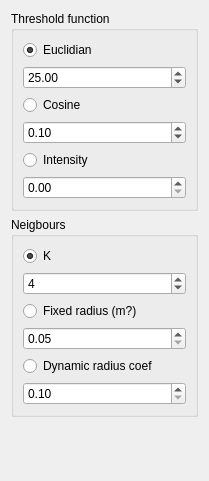
<?xml version="1.0" encoding="UTF-8"?>
<ui version="4.0">
 <class>Settings</class>
 <widget class="QWidget" name="Settings">
  <property name="geometry">
   <rect>
    <x>0</x>
    <y>0</y>
    <width>209</width>
    <height>481</height>
   </rect>
  </property>
  <property name="windowTitle">
   <string>Form</string>
  </property>
  <layout class="QVBoxLayout" name="verticalLayout">
   <item>
    <widget class="QGroupBox" name="threshBox">
     <property name="minimumSize">
      <size>
       <width>0</width>
       <height>0</height>
      </size>
     </property>
     <property name="title">
      <string>Threshold function</string>
     </property>
     <layout class="QVBoxLayout" name="verticalLayout_2">
      <item>
       <widget class="QRadioButton" name="euclidianRad">
        <property name="text">
         <string>Euclidian</string>
        </property>
        <property name="checked">
         <bool>true</bool>
        </property>
       </widget>
      </item>
      <item>
       <widget class="QDoubleSpinBox" name="euclidian">
        <property name="minimum">
         <double>1.000000000000000</double>
        </property>
        <property name="maximum">
         <double>200.000000000000000</double>
        </property>
        <property name="singleStep">
         <double>1.000000000000000</double>
        </property>
        <property name="value">
         <double>25.000000000000000</double>
        </property>
       </widget>
      </item>
      <item>
       <widget class="QRadioButton" name="cosineRad">
        <property name="text">
         <string>Cosine</string>
        </property>
       </widget>
      </item>
      <item>
       <widget class="QDoubleSpinBox" name="cosine">
        <property name="mouseTracking">
         <bool>true</bool>
        </property>
        <property name="accelerated">
         <bool>true</bool>
        </property>
        <property name="maximum">
         <double>1.000000000000000</double>
        </property>
        <property name="singleStep">
         <double>0.010000000000000</double>
        </property>
        <property name="value">
         <double>0.100000000000000</double>
        </property>
       </widget>
      </item>
      <item>
       <widget class="QRadioButton" name="intensityRad">
        <property name="text">
         <string>Intensity</string>
        </property>
       </widget>
      </item>
      <item>
       <widget class="QDoubleSpinBox" name="intensity">
        <property name="maximum">
         <double>1.000000000000000</double>
        </property>
        <property name="singleStep">
         <double>0.010000000000000</double>
        </property>
       </widget>
      </item>
     </layout>
    </widget>
   </item>
   <item>
    <widget class="QGroupBox" name="neighbourBox">
     <property name="title">
      <string>Neigbours</string>
     </property>
     <layout class="QVBoxLayout" name="verticalLayout_3">
      <item>
       <widget class="QRadioButton" name="kRad">
        <property name="text">
         <string>K</string>
        </property>
        <property name="checked">
         <bool>true</bool>
        </property>
       </widget>
      </item>
      <item>
       <widget class="QSpinBox" name="k">
        <property name="minimum">
         <number>1</number>
        </property>
        <property name="value">
         <number>4</number>
        </property>
       </widget>
      </item>
      <item>
       <widget class="QRadioButton" name="fixedRad">
        <property name="text">
         <string>Fixed radius (m?)</string>
        </property>
       </widget>
      </item>
      <item>
       <widget class="QDoubleSpinBox" name="fixed">
        <property name="minimum">
         <double>0.050000000000000</double>
        </property>
        <property name="singleStep">
         <double>0.050000000000000</double>
        </property>
       </widget>
      </item>
      <item>
       <widget class="QRadioButton" name="dynRad">
        <property name="text">
         <string>Dynamic radius coef</string>
        </property>
       </widget>
      </item>
      <item>
       <widget class="QDoubleSpinBox" name="dyn">
        <property name="minimum">
         <double>0.100000000000000</double>
        </property>
        <property name="singleStep">
         <double>0.100000000000000</double>
        </property>
       </widget>
      </item>
     </layout>
    </widget>
   </item>
   <item>
    <spacer name="verticalSpacer">
     <property name="orientation">
      <enum>Qt::Vertical</enum>
     </property>
     <property name="sizeHint" stdset="0">
      <size>
       <width>20</width>
       <height>40</height>
      </size>
     </property>
    </spacer>
   </item>
  </layout>
 </widget>
 <resources/>
 <connections/>
</ui>
